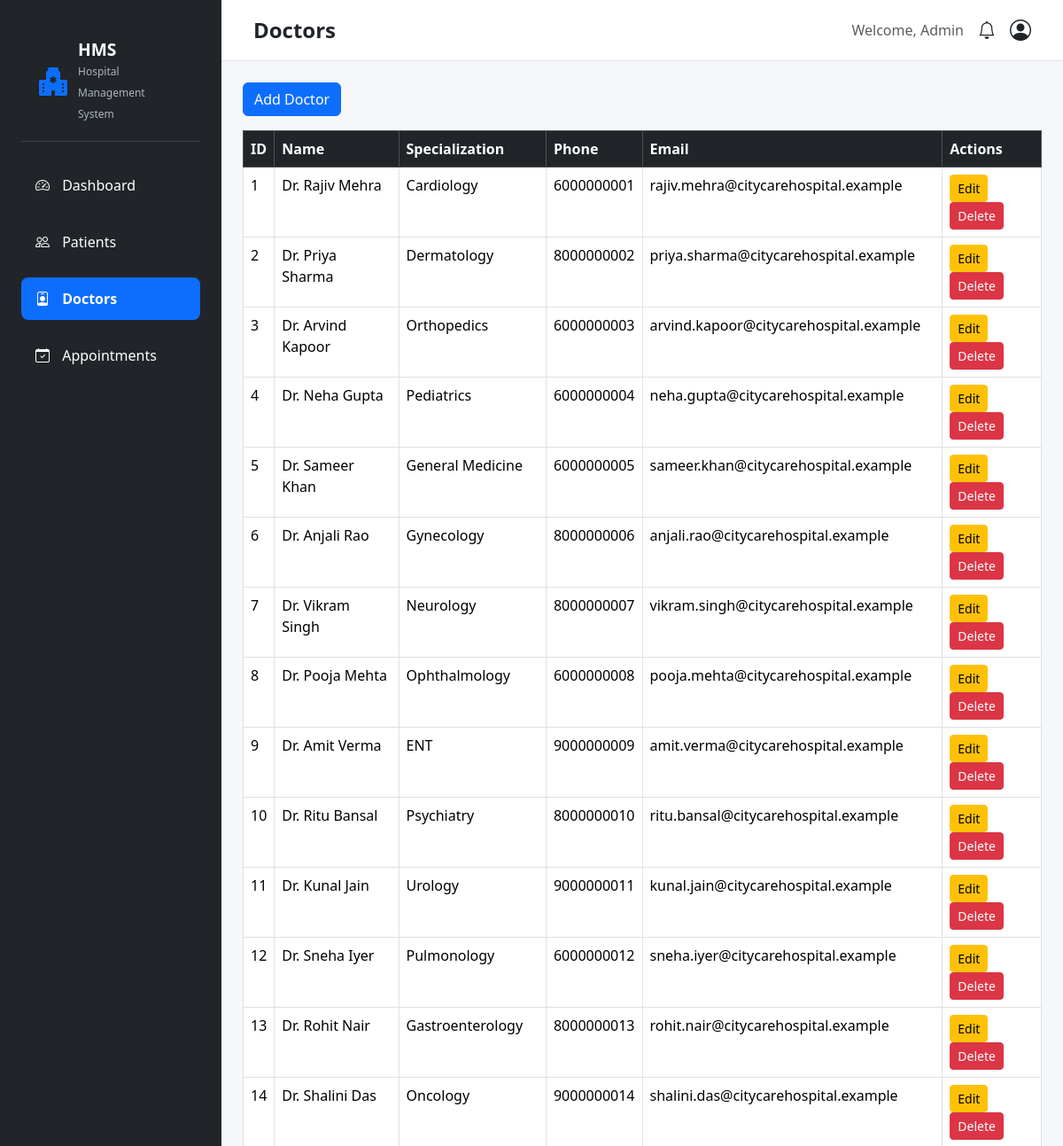
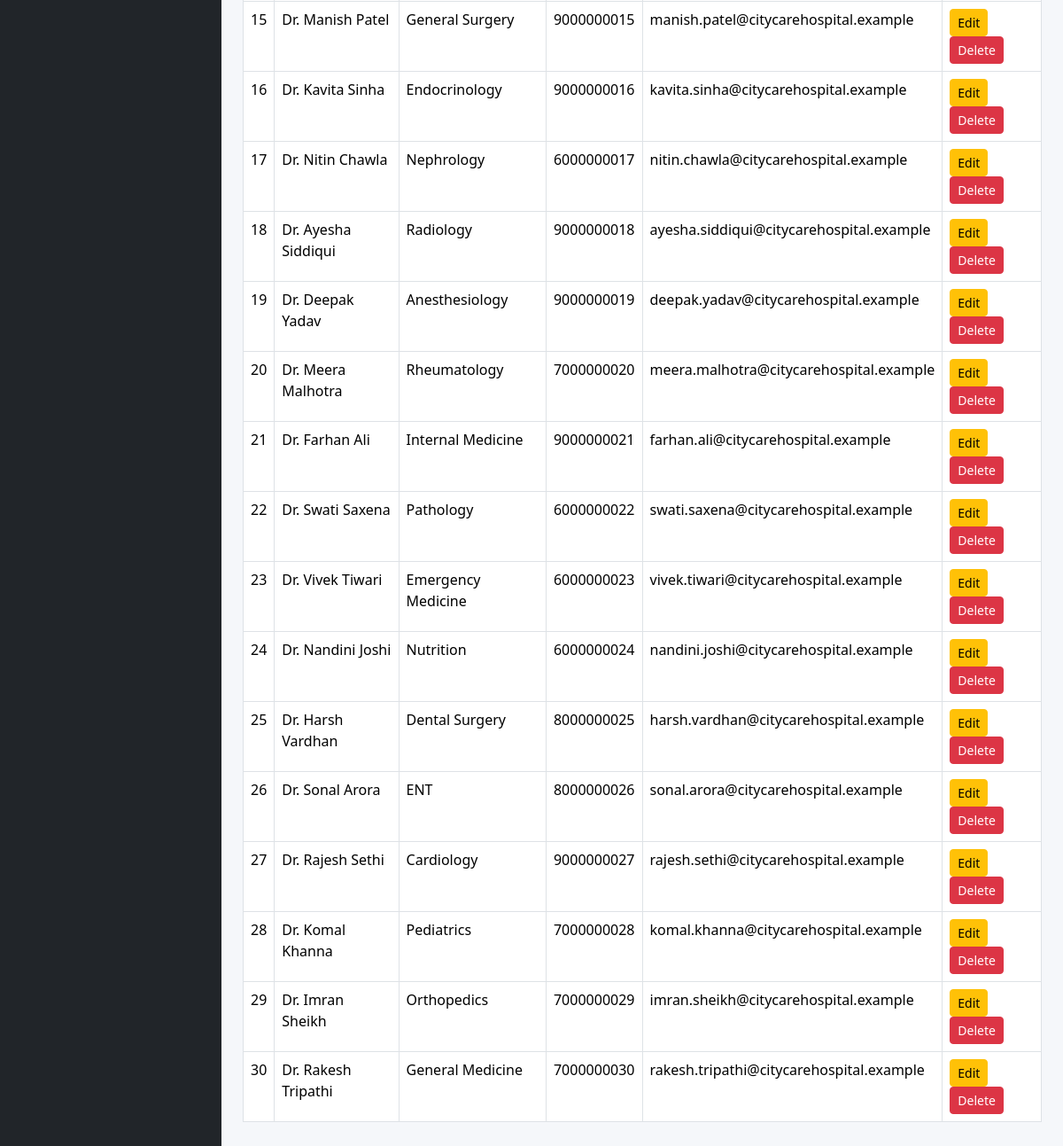
Page /doctors on the committed database (2 pictures, top to bottom).
### tables this page shows
CREATE TABLE doctors (
    id INTEGER PRIMARY KEY AUTOINCREMENT,
    name TEXT NOT NULL,
    specialization TEXT NOT NULL,
    phone TEXT,
    email TEXT
);

### app.py (the view)
@app.route("/doctors")
def doctors():
    connection = get_db_connection()
    cursor = connection.cursor()
    cursor.execute("SELECT * FROM doctors")
    doctors = cursor.fetchall()
    connection.close()
    return render_template("doctors.html", doctors=doctors, page_title="Doctors")

### database/db.py (called while the page is built)
def get_db_connection():
    connection = sqlite3.connect(DATABASE_PATH)
    connection.row_factory = sqlite3.Row
    connection.execute("PRAGMA foreign_keys = ON")
    return connection

### templates/doctors.html
{% extends "base.html" %}
{% block content %}
<a href="/add-doctor" class="btn btn-primary mb-3">
    Add Doctor
</a>
<table class="table table-bordered table-hover">
    <thead class="table-dark">
        <tr>
            <th>ID</th>
            <th>Name</th>
            <th>Specialization</th>
            <th>Phone</th>
            <th>Email</th>
            <th>Actions</th>
        </tr>
    </thead>
    <tbody>
    {% for doctor in doctors %}
    <tr>
        <td>{{ doctor[0] }}</td>
        <td>{{ doctor[1] }}</td>
        <td>{{ doctor[2] }}</td>
        <td>{{ doctor[3] }}</td>
        <td>{{ doctor[4] }}</td>
        <td>
            <a href="/edit-doctor/{{ doctor[0] }}" class="btn btn-sm btn-warning">
                Edit
            </a>
            <form
                method="POST"
                action="{{ url_for('delete_doctor', id=doctor[0]) }}"
                class="d-inline"
                onsubmit="return confirm('Delete this doctor?');"
            >
                <button type="submit" class="btn btn-sm btn-danger">
                    Delete
                </button>
            </form>
        </td>
    </tr>
    {% endfor %}
    </tbody>
</table>
{% endblock %}

### static/css/style.css (style rules this page uses)
* { box-sizing: border-box; }
body { margin: 0; background-color: #f5f7fa; font-family: 'Segoe UI', Tahoma, Geneva, Verdana, sans-serif; }
a { text-decoration: none; }

### rows in the picture
doctors: id "1", name "Dr. Rajiv Mehra", specialization "Cardiology", phone "6000000001", email "rajiv.mehra@citycarehospital.example"
doctors: id "2", name "Dr. Priya Sharma", specialization "Dermatology", phone "8000000002", email "priya.sharma@citycarehospital.example"
doctors: id "3", name "Dr. Arvind Kapoor", specialization "Orthopedics", phone "6000000003", email "arvind.kapoor@citycarehospital.example"
doctors: id "4", name "Dr. Neha Gupta", specialization "Pediatrics", phone "6000000004", email "neha.gupta@citycarehospital.example"
doctors: id "5", name "Dr. Sameer Khan", specialization "General Medicine", phone "6000000005", email "sameer.khan@citycarehospital.example"
doctors: id "6", name "Dr. Anjali Rao", specialization "Gynecology", phone "8000000006", email "anjali.rao@citycarehospital.example"
doctors: id "7", name "Dr. Vikram Singh", specialization "Neurology", phone "8000000007", email "vikram.singh@citycarehospital.example"
doctors: id "8", name "Dr. Pooja Mehta", specialization "Ophthalmology", phone "6000000008", email "pooja.mehta@citycarehospital.example"
doctors: id "9", name "Dr. Amit Verma", specialization "ENT", phone "9000000009", email "amit.verma@citycarehospital.example"
doctors: id "10", name "Dr. Ritu Bansal", specialization "Psychiatry", phone "8000000010", email "ritu.bansal@citycarehospital.example"
doctors: id "11", name "Dr. Kunal Jain", specialization "Urology", phone "9000000011", email "kunal.jain@citycarehospital.example"
doctors: id "12", name "Dr. Sneha Iyer", specialization "Pulmonology", phone "6000000012", email "sneha.iyer@citycarehospital.example"
doctors: id "13", name "Dr. Rohit Nair", specialization "Gastroenterology", phone "8000000013", email "rohit.nair@citycarehospital.example"
doctors: id "14", name "Dr. Shalini Das", specialization "Oncology", phone "9000000014", email "shalini.das@citycarehospital.example"
doctors: id "15", name "Dr. Manish Patel", specialization "General Surgery", phone "9000000015", email "manish.patel@citycarehospital.example"
doctors: id "16", name "Dr. Kavita Sinha", specialization "Endocrinology", phone "9000000016", email "kavita.sinha@citycarehospital.example"
doctors: id "17", name "Dr. Nitin Chawla", specialization "Nephrology", phone "6000000017", email "nitin.chawla@citycarehospital.example"
doctors: id "18", name "Dr. Ayesha Siddiqui", specialization "Radiology", phone "9000000018", email "ayesha.siddiqui@citycarehospital.example"
doctors: id "19", name "Dr. Deepak Yadav", specialization "Anesthesiology", phone "9000000019", email "deepak.yadav@citycarehospital.example"
doctors: id "20", name "Dr. Meera Malhotra", specialization "Rheumatology", phone "7000000020", email "meera.malhotra@citycarehospital.example"
doctors: id "21", name "Dr. Farhan Ali", specialization "Internal Medicine", phone "9000000021", email "farhan.ali@citycarehospital.example"
doctors: id "22", name "Dr. Swati Saxena", specialization "Pathology", phone "6000000022", email "swati.saxena@citycarehospital.example"
doctors: id "23", name "Dr. Vivek Tiwari", specialization "Emergency Medicine", phone "6000000023", email "vivek.tiwari@citycarehospital.example"
doctors: id "24", name "Dr. Nandini Joshi", specialization "Nutrition", phone "6000000024", email "nandini.joshi@citycarehospital.example"
doctors: id "25", name "Dr. Harsh Vardhan", specialization "Dental Surgery", phone "8000000025", email "harsh.vardhan@citycarehospital.example"
doctors: id "26", name "Dr. Sonal Arora", specialization "ENT", phone "8000000026", email "sonal.arora@citycarehospital.example"
doctors: id "27", name "Dr. Rajesh Sethi", specialization "Cardiology", phone "9000000027", email "rajesh.sethi@citycarehospital.example"
doctors: id "28", name "Dr. Komal Khanna", specialization "Pediatrics", phone "7000000028", email "komal.khanna@citycarehospital.example"
doctors: id "29", name "Dr. Imran Sheikh", specialization "Orthopedics", phone "7000000029", email "imran.sheikh@citycarehospital.example"
doctors: id "30", name "Dr. Rakesh Tripathi", specialization "General Medicine", phone "7000000030", email "rakesh.tripathi@citycarehospital.example"

### other values in the picture
{{ page_title | default('Dashboard') }} "Doctors"
